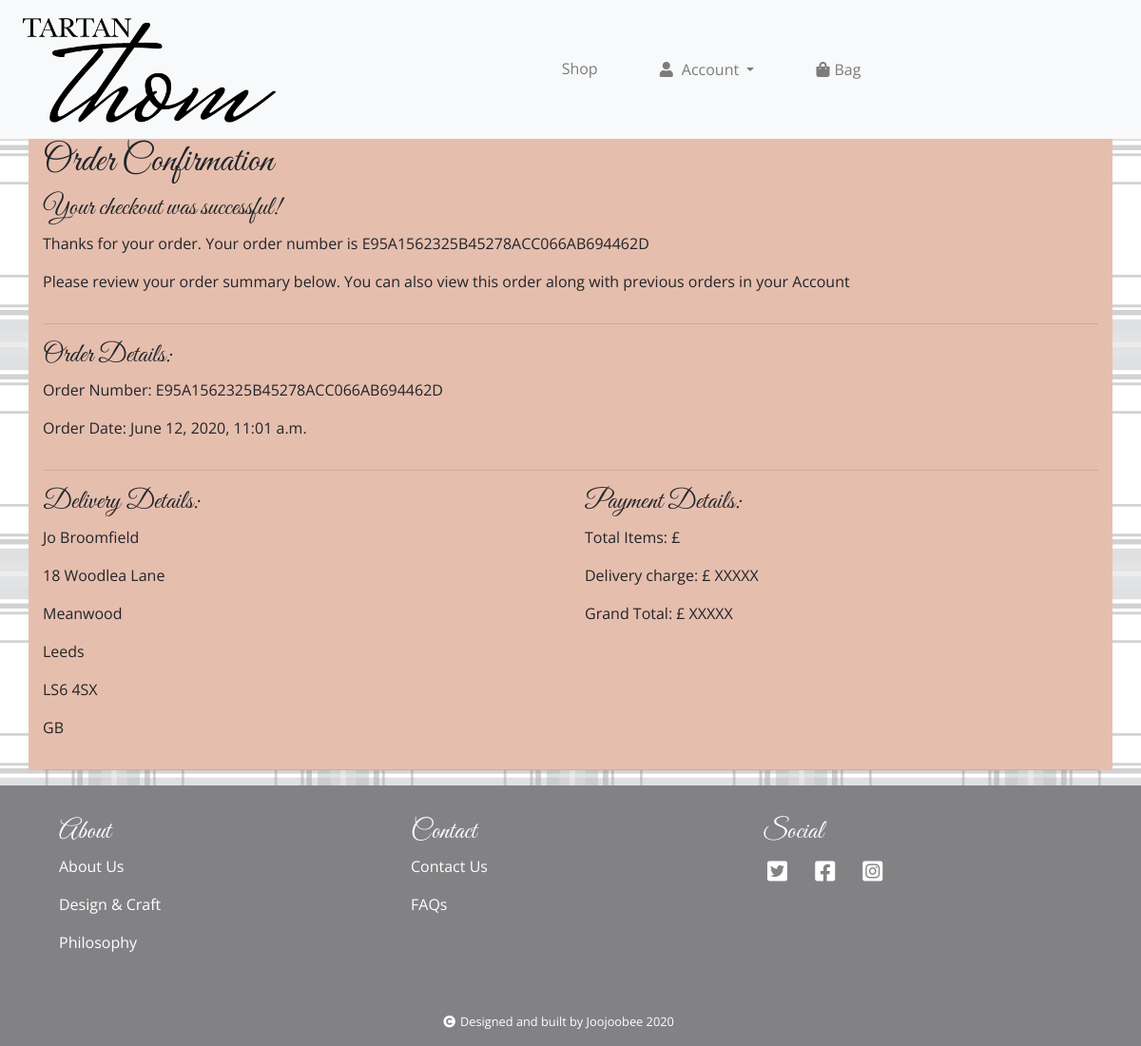
Page /checkout/success/E95A1562325B45278ACC066AB694462D/ (signed in) on the committed database.
### checkout/models.py (models this page shows, shortened)
class Order(models.Model):
    order_user = models.ForeignKey(User, null=True, on_delete=models.CASCADE, default='')
    order_number = models.CharField(max_length=32)
    fullname = models.CharField(max_length=50)
    phone_number = models.CharField(max_length=20)
    date = models.DateTimeField(auto_now_add=True)
    address_line1 = models.CharField(max_length=50)
    address_line2 = models.CharField(max_length=50)
    town_city = models.CharField(max_length=30)
    postcode = models.CharField(max_length=10)
    country = CountryField(blank_label='Country', max_length=30)
    order_total = models.DecimalField(max_digits=8, decimal_places=2, null=False, default=0)

### checkout/views.py (the view)
# urls.py: path('success/<order_number>/', checkout_success, name='checkout_success'),
@login_required
def checkout_success(request, order_number):
    order = get_object_or_404(Order, order_number=order_number)
    return render(request, 'checkout/success.html', {'order': order})

### basket/contexts.py (called while the page is built, shortened)
def basket_contents(request):
    basket = request.session.get('basket', {})
    basket_items = []
    total = 0
    product_count = 0
    return {'basket_items': basket_items, 'total': total, 'product_count': product_count}

### checkout/templates/checkout/success.html (shortened to what this page needs)
{% extends 'base.html' %}
{% load static %}
{% load bootstrap_tags %}
{% load crispy_forms_tags %}
{% block extra_css %}
    <link rel="stylesheet" href="{% static 'checkout/css/checkout.css' %}">
{% endblock %}
{% block content %}
<div class="container checkout-container">
    <div class="row justify-content-center">
        <div class="col">
            <h1>Order Confirmation</h1>
            <h3>Your checkout was successful!</h3>
            <p>Thanks for your order. Your order number is {{order.order_number}}</p>
            <p>Please review your order summary below. You can also view this order along with previous orders in your <a href="{% url 'profiles:my_profile' %}">Account</a></p>
        </div>
    </div>
    <hr>
    <div class="row">
        <div class="col">
            <h3>Order Details:</h3>
            <p>Order Number: {{ order.order_number }}</p>
            <p>Order Date: {{ order.date }}</p>
        </div>
    </div>
    <hr>
    <div class="row">
        <div class="col-md-6">
            <h3>Delivery Details:</h3>
            <p>{{ order.fullname }}</p>
            <p>{{ order.address_line1 }}</p>
            <p>{{ order.address_line2 }}</p>
            <p>{{ order.town_city }}</p>
            <p>{{ order.postcode }}</p>
            <p>{{ order.country }}</p>
        </div>
        <div class="col-md-6">
            <h3>Payment Details:</h3>
            <p>Total Items: £{{ order.Order_total }}</p>
            <p>Delivery charge: £ XXXXX</p>
            <p>Grand Total: £ XXXXX</p>
        </div>
    </div>
    <hr>
</div>
{% endblock %}

### static/css/style.css (style rules this page uses)
body { background-image: url("/static/img/tartanthom.png"); height: 100%; }
h1, h2, h3, h4 { font-family: "Great Vibes", cursive; }
p, span, li, a, div, .btn { font-family: "Open Sans", sans-serif; }
a, a:hover { color: inherit; text-decoration: none; }
.checkout-container, .my-profile-container { background-color: #e6beae; }

### rows in the picture
Order: order_number "E95A1562325B45278ACC066AB694462D", date "June 12, 2020, 11:01 a.m.", fullname "Jo Broomfield", address_line1 "18 Woodlea Lane", address_line2 "Meanwood", town_city "Leeds", postcode "LS6 4SX", country "GB"
